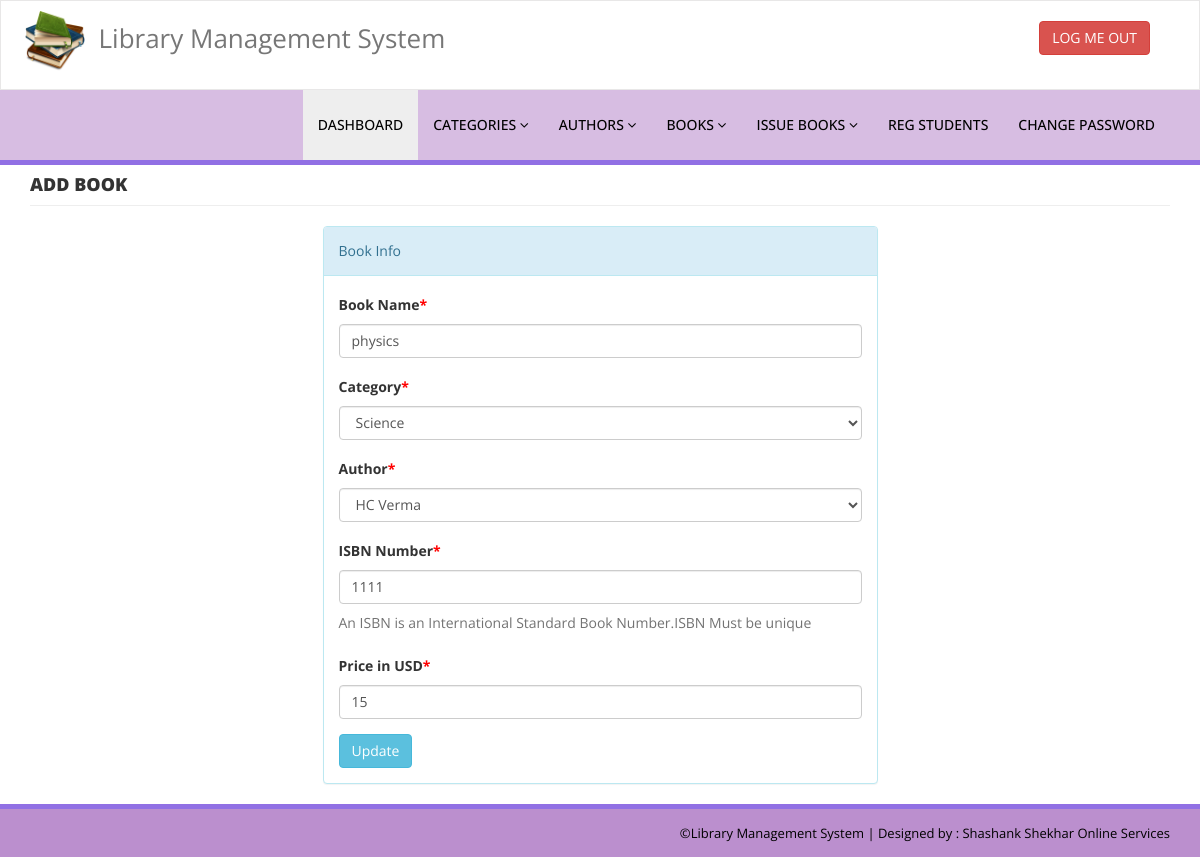
/admin/edit-book.php?bookid=3 (signed in), run on the app's committed database.
### tables this page shows
CREATE TABLE `tblbooks` (
  `id` int(11) NOT NULL,
  `BookName` varchar(255) DEFAULT NULL,
  `CatId` int(11) DEFAULT NULL,
  `AuthorId` int(11) DEFAULT NULL,
  `ISBNNumber` int(11) DEFAULT NULL,
  `BookPrice` int(11) DEFAULT NULL,
  `RegDate` timestamp NULL DEFAULT current_timestamp(),
  `UpdationDate` timestamp NULL DEFAULT NULL ON UPDATE current_timestamp()
);

CREATE TABLE `tblcategory` (
  `id` int(11) NOT NULL,
  `CategoryName` varchar(150) DEFAULT NULL,
  `Status` int(1) DEFAULT NULL,
  `CreationDate` timestamp NULL DEFAULT current_timestamp(),
  `UpdationDate` timestamp NULL DEFAULT '0000-00-00 00:00:00' ON UPDATE current_timestamp()
);

CREATE TABLE `tblauthors` (
  `id` int(11) NOT NULL,
  `AuthorName` varchar(159) DEFAULT NULL,
  `creationDate` timestamp NULL DEFAULT current_timestamp(),
  `UpdationDate` timestamp NULL DEFAULT NULL ON UPDATE current_timestamp()
);

### admin/edit-book.php (the view, shortened to what this page needs)
<?php
include('includes/config.php');
if(strlen($_SESSION['alogin'])==0)
    {
header('location:index.php');
}
else{
?>
<!DOCTYPE html>
<html xmlns="http://www.w3.org/1999/xhtml">
<head>
    <link href="assets/css/bootstrap.css" rel="stylesheet" />
    <link href="assets/css/font-awesome.css" rel="stylesheet" />
    <link href="assets/css/style.css" rel="stylesheet" />
</head>
<body>
<?php include('includes/header.php');?>
    <div class="content-wra
    <div class="content-wrapper">
         <div class="container">
        <div class="row pad-botm">
            <div class="col-md-12">
                <h4 class="header-line">Add Book</h4>
                            </div>
</div>
<div class="row">
<div class="col-md-6 col-sm-6 col-xs-12 col-md-offset-3"">
<div class="panel panel-info">
<div class="panel-heading">
Book Info
</div>
<div class="panel-body">
<form role="form" method="post">
<?php
$bookid=intval($_GET['bookid']);
$sql = "SELECT tblbooks.BookName,tblcategory.CategoryName,tblcategory.id as cid,tblauthors.AuthorName,tblauthors.id as athrid,tblbooks.ISBNNumber,tblbooks.BookPrice,tblbooks.id as bookid from  tblbooks join tblcategory on tblcategory.id=tblbooks.CatId join tblauthors on tblauthors.id=tblbooks.AuthorId where tblbooks.id=:bookid";
$query = $dbh -> prepare($sql);
$query->bindParam(':bookid',$bookid,PDO::PARAM_STR);
$query->execute();
$results=$query->fetchAll(PDO::FETCH_OBJ);
if($query->rowCount() > 0)
{
foreach($results as $result)
{               ?>
<div class="form-group">
<label>Book Name<span style="color:red;">*</span></label>
<input class="form-control" type="text" name="bookname" value="<?php echo htmlentities($result->BookName);?>" required />
</div>
<div class="form-group">
<label> Category<span style="color:red;">*</span></label>
<select class="form-control" name="category" required="required">
<option value="<?php echo htmlentities($result->cid);?>"> <?php echo htmlentities($catname=$result->CategoryName);?></option>
</select>
</div>
<div class="form-group">
<label> Author<span style="color:red;">*</span></label>
<select class="form-control" name="author" required="required">
<option value="<?php echo htmlentities($result->athrid);?>"> <?php echo htmlentities($athrname=$result->AuthorName);?></option>
</select>
</div>
<div class="form-group">
<label>ISBN Number<span style="color:red;">*</span></label>
<input class="form-control" type="text" name="isbn" value="<?php echo htmlentities($result->ISBNNumber);?>"  required="required" />
<p class="help-block">An ISBN is an International Standard Book Number.ISBN Must be unique</p>
</div>
 <div class="form-group">
 <label>Price in USD<span style="color:red;">*</span></label>
 <input class="form-control" type="text" name="price" value="<?php echo htmlentities($result->BookPrice);?>"   required="required" />
 </div>
 <?php }} ?>
<button type="submit" name="update" class="btn btn-info">Update </button>
                                    </form>
                            </div>
                        </div>
                            </div>
        </div>
    </div>
    </div>
  <?php include('includes/footer.php');?>
</body>
</html>
<?php } ?>

### admin/assets/css/style.css (style rules this page uses)
.header-line { font-weight:900; padding-bottom:10px; border-bottom:1px solid #eeeeee; text-transform:uppercase; }
.pad-botm { padding-bottom:10px; }

### data on the page
tblbooks: bookname "physics", category "Science", author "HC Verma", isbn "1111", price "15"
